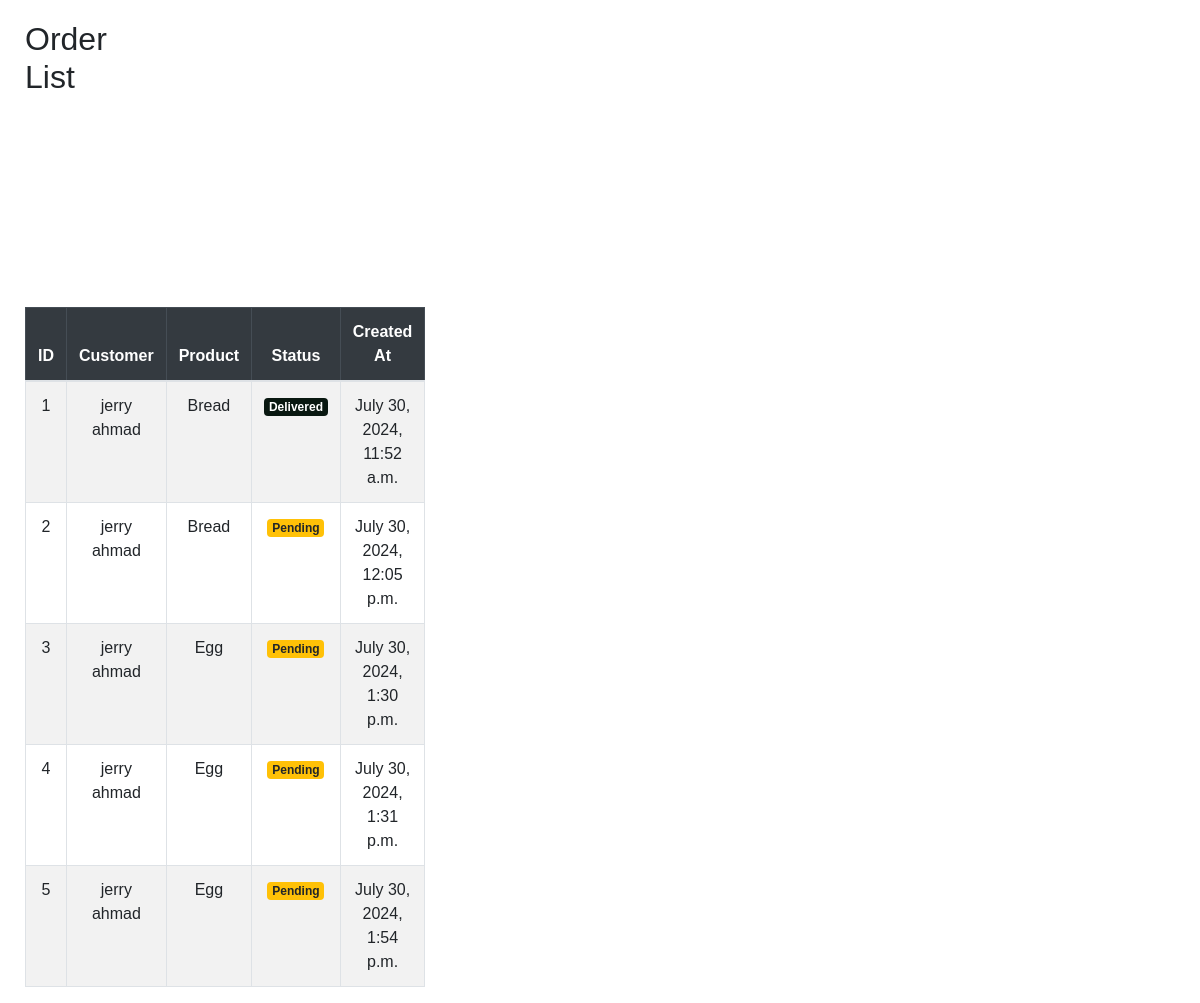
The app's page /order_list/, older data.
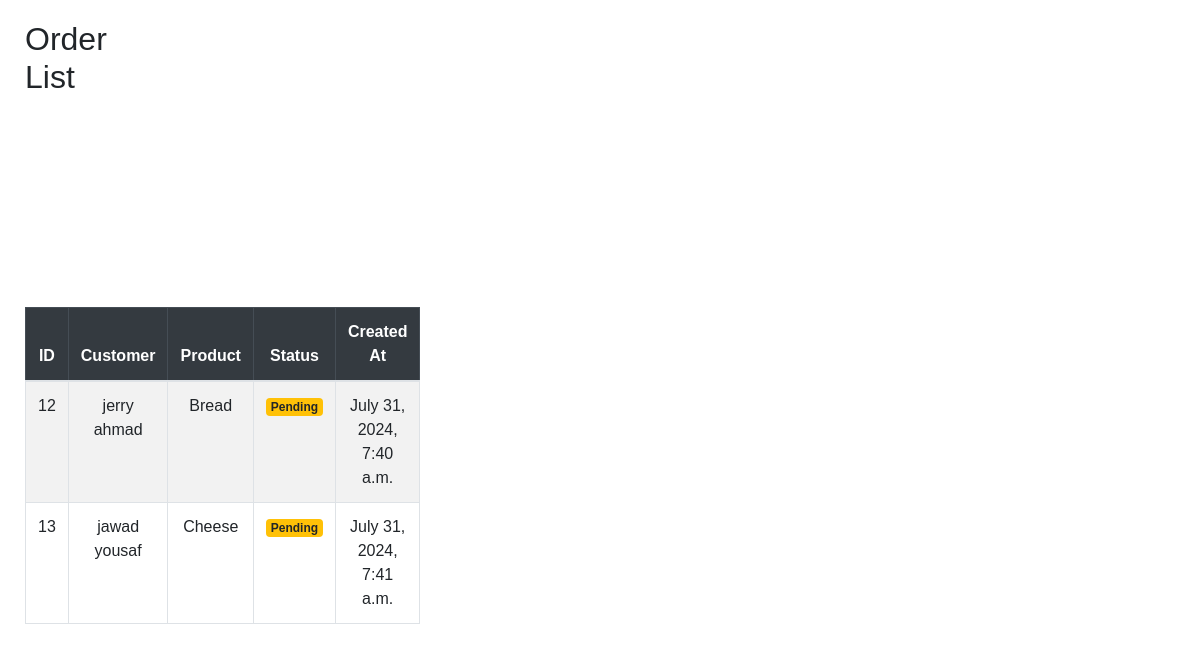
The same page, newer data.
### newapp/models.py (models this page shows, shortened)
class Order(models.Model):
    quantity = models.PositiveIntegerField(default=1)  # Default to 1 if not provided
    total_bill = models.FloatField(default=0.0)
    STATUS_CHOICES = [
        ('PENDING', 'Pending'),
        ('DELIVERED', 'Delivered'),
        ('CANCELLED', 'Cancelled'),
    ]
    customer = models.ForeignKey(Customer, on_delete=models.CASCADE)
    product = models.ForeignKey(Product, on_delete=models.CASCADE)
    status = models.CharField(max_length=10, choices=STATUS_CHOICES, default='PENDING')
    created_at = models.DateTimeField(auto_now_add=True)

class Customer(models.Model):
    first_name = models.CharField(max_length=30)
    last_name = models.CharField(max_length=30)
    email = models.EmailField(max_length=254, validators=[EmailValidator()])
    password = models.CharField(max_length=128)
    phone_number = models.CharField(
        max_length=15,
        validators=[RegexValidator(regex=r'^\+?1?\d{9,15}$', message="Phone number must be entered in the format: '+999999999'. Up to 15 digits allowed.")]
    )

class Product(models.Model):
    name = models.CharField(max_length=100)
    price = models.DecimalField(max_digits=10, decimal_places=2)

### newapp/views.py (the view)
# urls.py: path('order_list/', views.order_list, name='order_list'),
def order_list(request):
    orders = Order.objects.all()
    return render(request, 'accounts/order_list.html', {'orders': orders})

### newapp/templates/accounts/order_list.html (shortened to what this page needs)
{% load static%}
<!DOCTYPE html>
<html lang="en">
<head>
    <link rel="stylesheet" href="https://stackpath.bootstrapcdn.com/bootstrap/4.5.2/css/bootstrap.min.css">
     <link rel="stylesheet" href="{% static 'css/style.css' %}">
</head>
<body>
    <div class="container table-container">
        <h2 class="">Order List</h2>
        <table class="table table-striped table-bordered table-hover">
            <thead class="table-dark">
                <tr>
                    <th>ID</th>
                    <th>Customer</th>
                    <th>Product</th>
                    <th>Status</th>
                    <th>Created At</th>
                </tr>
            </thead>
            <tbody>
                {% for order in orders %}
                    <tr>
                        <td>{{ order.id }}</td>
                        <td>{{ order.customer.first_name }} {{ order.customer.last_name }}</td>
                        <td>{{ order.product.name }}</td>
                        <td>
                            {% if order.status == 'PENDING' %}
                                <span class="badge badge-warning">{{ order.get_status_display }}</span>
                            {% elif order.status == 'DELIVERED' %}
                                <span class="badge badge-success">{{ order.get_status_display }}</span>
                            {% elif order.status == 'CANCELLED' %}
                                <span class="badge badge-danger">{{ order.get_status_display }}</span>
                            {% endif %}
                        </td>
                        <td>{{ order.created_at }}</td>
                    </tr>
                {% endfor %}
            </tbody>
        </table>
    </div>
</body>
</html>

Row changes from the older to the newer data that the page shows:
removed Order: id "1", customer.first_name "jerry", customer.last_name "ahmad", product.name "Bread", status "Delivered", created_at "July 30, 2024, 11:52 a.m."
removed Order: id "2", customer.first_name "jerry", customer.last_name "ahmad", product.name "Bread", status "Pending", created_at "July 30, 2024, 12:05 p.m."
removed Order: id "3", customer.first_name "jerry", customer.last_name "ahmad", product.name "Egg", status "Pending", created_at "July 30, 2024, 1:30 p.m."
removed Order: id "4", customer.first_name "jerry", customer.last_name "ahmad", product.name "Egg", status "Pending", created_at "July 30, 2024, 1:31 p.m."
removed Order: id "5", customer.first_name "jerry", customer.last_name "ahmad", product.name "Egg", status "Pending", created_at "July 30, 2024, 1:54 p.m."
added Order: id "12", customer.first_name "jerry", customer.last_name "ahmad", product.name "Bread", status "Pending", created_at "July 31, 2024, 7:40 a.m."
added Order: id "13", customer.first_name "jawad", customer.last_name "yousaf", product.name "Cheese", status "Pending", created_at "July 31, 2024, 7:41 a.m."
